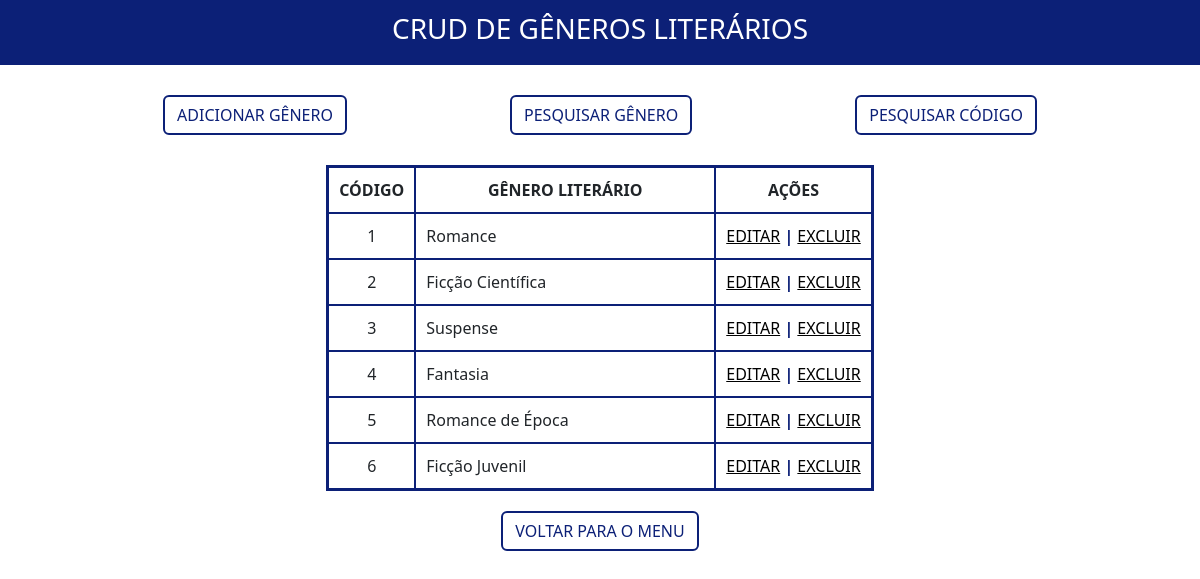
The page /genero/index.php on the database its author committed.
### tables this page shows
CREATE TABLE `tbgenero` (
  `codGenero` int(11) NOT NULL,
  `genero` varchar(50) DEFAULT NULL
);

### genero/index.php (the view, shortened to what this page needs)
<!DOCTYPE html>
<html lang="pt-BR">
<head>
    <link href="https://cdn.jsdelivr.net/npm/bootstrap@5.3.3/dist/css/bootstrap.min.css" rel="stylesheet">
    <link rel="stylesheet" href="https://cdn.jsdelivr.net/npm/bootstrap-icons@1.8.1/font/bootstrap-icons.css">
    <link rel="stylesheet" href="css/style.css">
</head>
<body>
    <header>
        <h3 class="fs-3 text-uppercase text-center" style="color: white;">CRUD de Gêneros Literários</h3>
    </header>
    <div class="d-flex justify-content-evenly">
        <a href="cadastroGenero.php" class="btn btn-outline-primary">ADICIONAR GÊNERO</a>
        <a href="buscaGenero.php" class="btn btn-outline-primary">PESQUISAR GÊNERO</a>
        <a href="buscarCodigo.php" class="btn btn-outline-primary">PESQUISAR CÓDIGO</a>
    </div>
    <div class="d-flex justify-content-center" style="margin-top: 30px;">
        <table>
            <tr>
                <th style='text-align: center; text-transform: uppercase;'>Código</th>
                <th style='text-align: center; text-transform: uppercase;'>Gênero Literário</th>
                <th style='text-align: center; text-transform: uppercase;'>Ações</th>
            </tr>
            <?php
            include("conn.php");
            $stmt = $pdo->query("SELECT * FROM tbgenero");
            while ($row = $stmt->fetch()) {
                echo "<tr>";
                echo "<td style='text-align: center;'>{$row['codGenero']}</td>";
                echo "<td style='width: 300px;'>{$row['genero']}</td>";
                echo "<td>
                        <a style='color: black;' href='editar.php?id={$row['codGenero']}'>EDITAR</a> <span style='font-weight: bold; color: #0c2077;'>  |  </span>
                        <a style='color: black;' href='excluir.php?id={$row['codGenero']}'>EXCLUIR</a>
                        </td>";
                echo "</tr>";
            }
            ?>
        </table>
    </div>
    <footer class=" d-flex justify-content-center">
        <br><a class="btnVoltar btn btn-outline-primary" href="\livros\index.php">VOLTAR PARA O MENU</a>
    </footer>
</body>
</html>

### genero/css/style.css (style rules this page uses)
* { margin: 0; padding: 0; }
header { display: flex; justify-content: center; align-items: center; background-color: #0c2077; height: 65px; margin-bottom: 30px; }
.btn { border: 2px #0c2077 solid; color: #0c2077; }
footer { display: flex; justify-content: center; align-items: center; margin-top: 20px; }
table { border: 3px #0c2077 solid; }
table td { padding: 10px; border-right: 2px #0c2077 solid; border-top: 2px #0c2077 solid; }
table th { padding: 10px; border-right: 2px #0c2077 solid; border-bottom: 2px #0c2077 solid; }
table th:last-child { border-right: none; }
table td:last-child { border-right: none; }

### rows shown on the page
tbgenero: codGenero "1", genero "Romance"
tbgenero: codGenero "2", genero "Ficção Científica"
tbgenero: codGenero "3", genero "Suspense"
tbgenero: codGenero "4", genero "Fantasia"
tbgenero: codGenero "5", genero "Romance de Época"
tbgenero: codGenero "6", genero "Ficção Juvenil"
